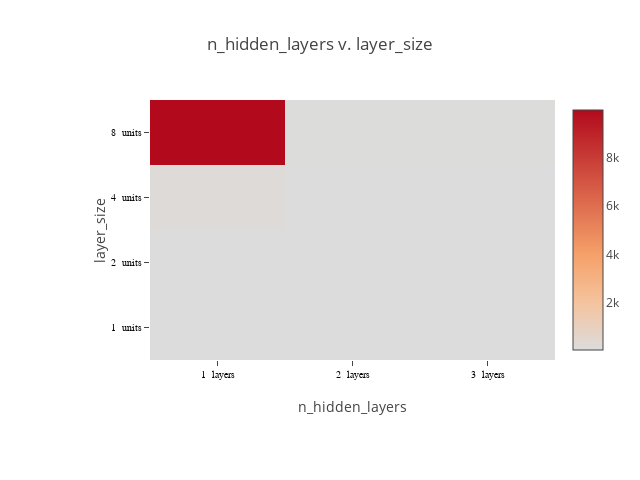

Write notebook code for a chart like this one.
### Code cell
def plot_matrix(lossframe, x_labels, y_labels, x_suffix="", y_suffix=""):

    pivot = lossframe.pivot_table(index=[y_labels], columns=[x_labels], values=['loss'])
#    print(pivot)
    # specify labels as strings, to force plotly to use a discrete axis
#    print(pivot.columns.levels[1]).values
#    print(lossframe[x_labels].dtype)
    
    if lossframe[x_labels].dtype == np.float64 or lossframe[x_labels].dtype == np.float32:
        xaxis = ["%f %s" % (i, x_suffix) for i in pivot.columns.levels[1].values]
    else:
        xaxis = ["%d %s" % (i, x_suffix) for i in pivot.columns.levels[1].values]
    if lossframe[y_labels].dtype == np.float64 or lossframe[y_labels].dtype == np.float32:
        yaxis = ["%f %s" % (i, y_suffix) for i in pivot.index.values]
    else:
        yaxis = ["%d %s" % (i, y_suffix) for i in pivot.index.values]
        
#    print(xaxis, yaxis)
    """plot a heat map of a matrix"""
    chart_width=640
    chart_height=480
    
    layout = Layout(
        title="%s v. %s" % (x_labels, y_labels),
        height=chart_height,
        width=chart_width,     
        margin=dict(
            l=150,
            r=30,
            b=120,
            t=100,
        ),
        xaxis=dict(
            title=x_labels,
            tickfont=dict(
                family='Arial, sans-serif',
                size=10,
                color='black'
            ),
        ),
        yaxis=dict(
            title=y_labels,
            tickfont=dict(
                family='Arial, sans-serif',
                size=10,
                color='black'
            ),
        ),
    )
    
    data = [Heatmap(z=pivot.values,
                    x=xaxis,
                    y=yaxis,
                    colorscale=[[0, 'rgb(0,0,255)', [1, 'rgb(255,0,0)']]],
                   )
           ]

    fig = Figure(data=data, layout=layout)
    return iplot(fig, link_text="")

plot_matrix(lossframe, "n_hidden_layers", "layer_size", x_suffix=" layers", y_suffix=" units")

### Figure 1 — Plotly figure (JSON) as saved in the notebook; plotly's stock layout.template omitted (floating-point values rounded to 4 significant figures)
{"data": [{"colorscale": [[0, "rgb(0,0,255)", [1, "rgb(255,0,0)"]]], "type": "heatmap", "x": ["1  layers", "2  layers", "3  layers"], "y": ["1  units", "2  units", "4  units", "8  units"], "z": [[54.68, 54.46, 54.38], [56.3, 56.73, 55.96], [211.1, 63.17, 62.25], [9955.0, 79.81, 85.69]]}], "layout": {"height": 480, "margin": {"b": 120, "l": 150, "r": 30, "t": 100}, "title": "n_hidden_layers v. layer_size", "width": 640, "xaxis": {"tickfont": {"color": "black", "family": "Arial, sans-serif", "size": 10}, "title": "n_hidden_layers"}, "yaxis": {"tickfont": {"color": "black", "family": "Arial, sans-serif", "size": 10}, "title": "layer_size"}}}
